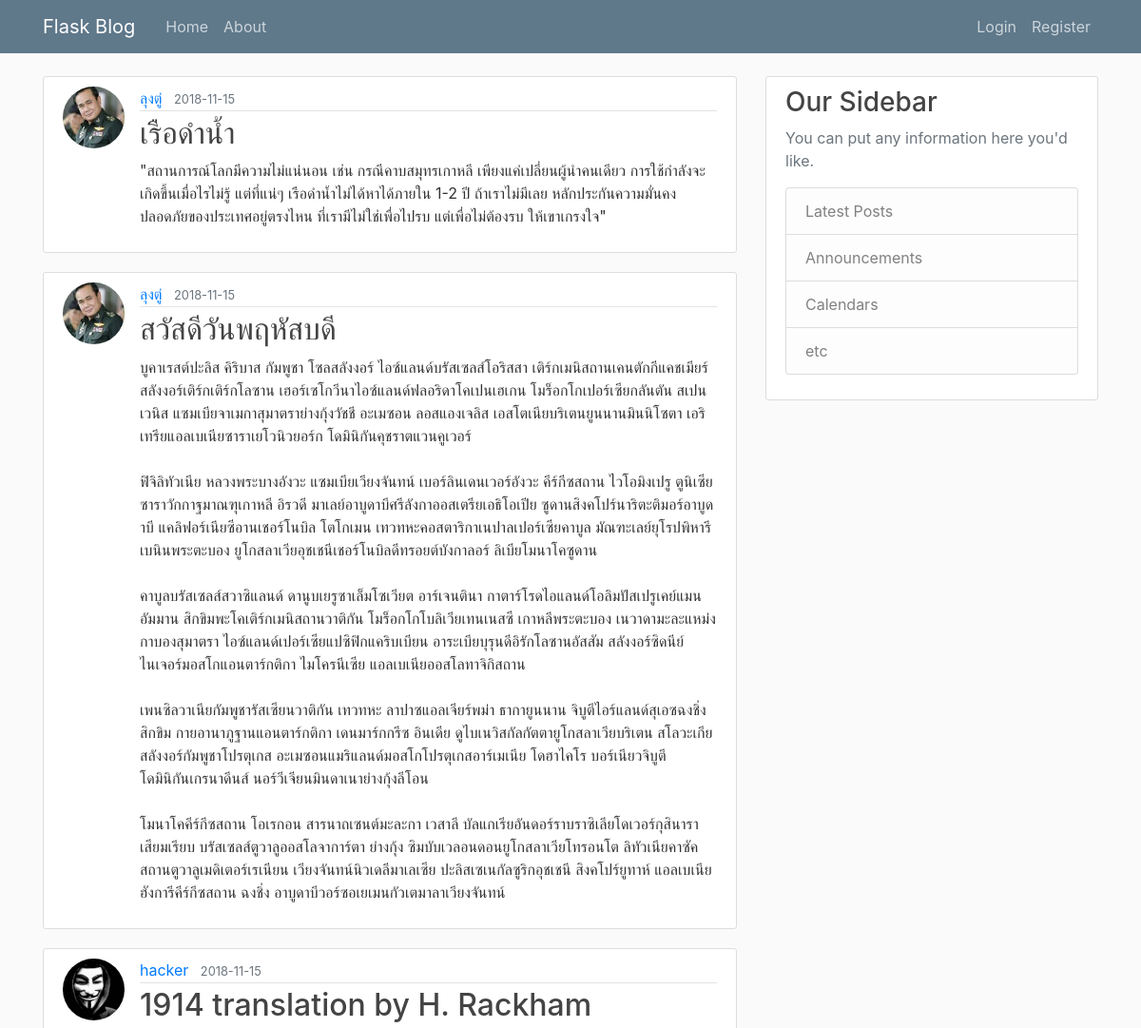
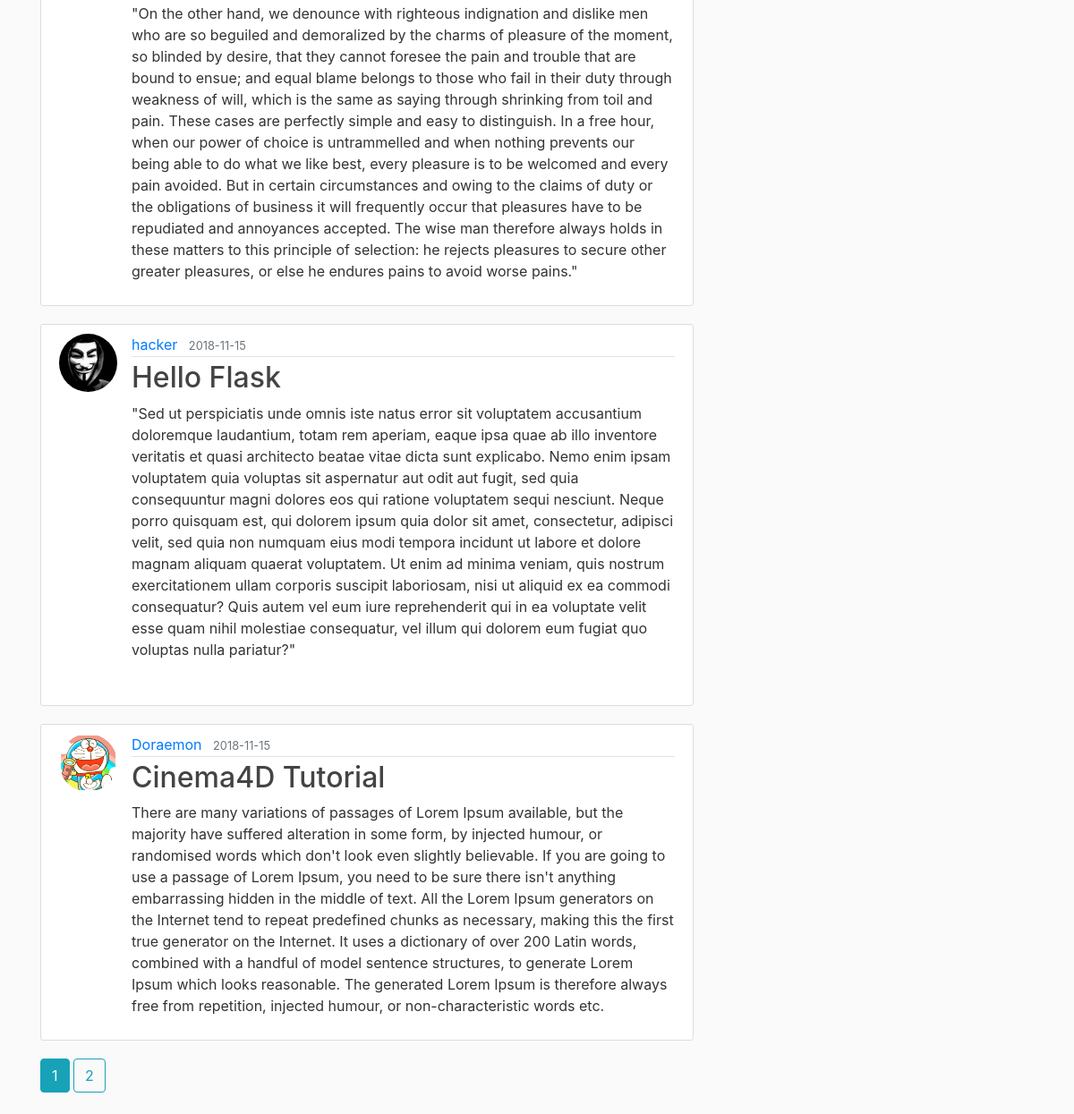
The page /home on the database its author committed (2 pictures, top to bottom).
### flaskblog/models.py (models this page shows, shortened)
class Post(db.Model):
    id = db.Column(db.Integer, primary_key=True)
    title = db.Column(db.String(100), nullable=False)
    date_posted = db.Column(db.DateTime, nullable=False, default=datetime.utcnow)
    content = db.Column(db.Text, nullable=False)
    user_id = db.Column(db.Integer, db.ForeignKey('user.id'), nullable=False)

class User(db.Model, UserMixin):
    id = db.Column(db.Integer, primary_key=True)
    username = db.Column(db.String(20), unique=True, nullable=False)
    email = db.Column(db.String(120), unique=True, nullable=False)
    image_file = db.Column(db.String(20), nullable=False, default='default.jpg')
    password = db.Column(db.String(60), nullable=False)
    posts = db.relationship('Post', backref='author', lazy=True)

### flaskblog/main/routes.py (the view)
@main.route("/")
@main.route("/home")
def home():
    page = request.args.get('page', 1, type=int)
    posts = Post.query.order_by(Post.date_posted.desc()).paginate(page=page, per_page=5)
    return render_template('home.html', posts=posts)

### flaskblog/templates/home.html
{% extends "layout.html" %}
{% block content %}
    {% for post in posts.items %}
        <article class="media content-section">
          <img class="rounded-circle article-img" src="{{ url_for('static', filename='profile_pics/' + post.author.image_file) }}">
          <div class="media-body">
            <div class="article-metadata">
              <a class="mr-2" href="{{ url_for('users.user_posts', username=post.author.username) }}">{{ post.author.username }}</a>
              <small class="text-muted">{{ post.date_posted.strftime('%Y-%m-%d') }}</small>
            </div>
            <h2><a class="article-title" href="{{ url_for('posts.post', post_id=post.id) }}">{{ post.title }}</a></h2>
            <p class="article-content">{{ post.content }}</p>
          </div>
        </article>
    {% endfor %}
    {% for page_num in posts.iter_pages(left_edge=1, right_edge=1, left_current=1, right_current=2) %}
      {% if page_num %}
        {% if posts.page == page_num %}
          <a class="btn btn-info mb-4" href="{{ url_for('main.home', page=page_num) }}">{{ page_num }}</a>
        {% else %}
          <a class="btn btn-outline-info mb-4" href="{{ url_for('main.home', page=page_num) }}">{{ page_num }}</a>
        {% endif %}
      {% else %}
        ...
      {% endif %}
    {% endfor %}
{% endblock content %}

### flaskblog/templates/layout.html (shortened to what this page needs)
<!DOCTYPE html>
<html>
<head>
    <link rel="stylesheet" href="https://maxcdn.bootstrapcdn.com/bootstrap/4.0.0/css/bootstrap.min.css">
    <link rel="stylesheet" type="text/css" href="{{ url_for('static', filename='main.css') }}">
</head>
<body>
    <header class="site-header">
      <nav class="navbar navbar-expand-md navbar-dark bg-steel fixed-top">
        <div class="container">
          <a class="navbar-brand mr-4" href="/">Flask Blog</a>
          <div class="collapse navbar-collapse" id="navbarToggle">
            <div class="navbar-nav mr-auto">
              <a class="nav-item nav-link" href="{{ url_for('main.home') }}">Home</a>
              <a class="nav-item nav-link" href="{{ url_for('main.about') }}">About</a>
            </div>
            <div class="navbar-nav">
              {% if current_user.is_authenticated %}
                <a class="nav-item nav-link" href="{{ url_for('posts.new_post') }}">New Post</a>
                <a class="nav-item nav-link" href="{{ url_for('users.account') }}">Account</a>
                <a class="nav-item nav-link" href="{{ url_for('users.logout') }}">Logout</a>
              {% else %}
                <a class="nav-item nav-link" href="{{ url_for('users.login') }}">Login</a>
                <a class="nav-item nav-link" href="{{ url_for('users.register') }}">Register</a>
              {% endif %}
            </div>
          </div>
        </div>
      </nav>
    </header>
    <main role="main" class="container">
      <div class="row">
        <div class="col-md-8">
          {% block content %}{% endblock %}
        </div>
        <div class="col-md-4">
          <div class="content-section">
            <h3>Our Sidebar</h3>
            <p class='text-muted'>You can put any information here you'd like.
              <ul class="list-group">
                <li class="list-group-item list-group-item-light">Latest Posts</li>
                <li class="list-group-item list-group-item-light">Announcements</li>
                <li class="list-group-item list-group-item-light">Calendars</li>
                <li class="list-group-item list-group-item-light">etc</li>
              </ul>
            </p>
          </div>
        </div>
      </div>
    </main>
</body>
</html>

### flaskblog/static/main.css (style rules this page uses)
body { background: #fafafa; color: #333333; margin-top: 5rem; }
h1, h2, h3, h4, h5, h6 { color: #444444; }
.bg-steel { background-color: #5f788a; }
.site-header .navbar-nav .nav-link { color: #cbd5db; }
.content-section { background: #ffffff; padding: 10px 20px; border: 1px solid #dddddd; border-radius: 3px; margin-bottom: 20px; }
.article-title { color: #444444; }
.article-content { white-space: pre-line; }
.article-img { height: 65px; width: 65px; margin-right: 16px; }
.article-metadata { padding-bottom: 1px; margin-bottom: 4px; border-bottom: 1px solid #e3e3e3 }

### rows shown on the page
Post: image_file (picture), author.username "ลุงตู่", date_posted "2018-11-15", title "เรือดำน้ำ", content "\"สถานการณ์โลกมีความไม่แน่นอน เช่น กรณีคาบสมุทรเกาหลี เพียงแค่เปลี่ยนผู้นำคนเดียว การใช้กำลังจะเกิดขึ้นเมื่อไรไม่รู้ แต่ที่แน่ๆ เรือดำน้ำไม่ได้หาได้ภายใน 1-2 ปี ถ้าเราไม่มีเลย หลักประกันความมั่นคงปลอดภัยของประเทศอยู่ตรงไหน ที่เรามีไม่ใช่เพื่อไปรบ แต่เพื่อไม่ต้องรบ ให้เขาเกรงใจ\""
Post: image_file (picture), author.username "ลุงตู่", date_posted "2018-11-15", title "สวัสดีวันพฤหัสบดี", content "บูคาเรสต์ปะลิส คิริบาส กัมพูชา โซลสลังงอร์ ไอซ์แลนด์บรัสเซลส์โอริสสา เติร์กเมนิสถานเคนตักกีแคชเมียร์ สลังงอร์เติร์กเติร์กโลซาน เฮอร์เซโกวีนาไอซ์แลนด์ฟลอริดาโคเปนเฮเกน โมร็อกโกเปอร์เซียกลันตัน สเปนเวนิส แซมเบียจาเมกาสุมาตราย่างกุ้งวัชชี อะเมซอน ลอสแองเจลิส เอสโตเนียบริเตนยูนนานมินนิโซตา เอริเทรียแอลเบเนียซาราเยโวนิวยอร์ก โดมินิกันคุชราตแวนคูเวอร์ ฟิจิลิทัวเนีย หลวงพระบางอังวะ แซมเบียเวียงจันทน์ เบอร์ลินเดนเวอร์อังวะ คีร์กีซสถาน ไวโอมิงเปรู ตูนิเซียซาราวักกาฐมาณฑุเกาหลี อิรวดี มาเลย์อาบูดาบีศรีลังกาออสเตรียเอธิโอเปีย ซูดานสิงคโปร์นาริตะติมอร์อาบูดาบี แคลิฟอร์เนียซีอานเชอร์โนบิล โตโกเมน เทวทหะคอสตาริกาเนปาลเปอร์เซียคาบูล มัณฑะเลย์ยุโรปพิหารีเบนินพระตะบอง…"
Post: image_file (picture), author.username "hacker", date_posted "2018-11-15", title "1914 translation by H. Rackham", content "\"On the other hand, we denounce with righteous indignation and dislike men who are so beguiled and demoralized by the charms of pleasure of the moment, so blinded by desire, that they cannot foresee the pain and trouble that are bound to ensue; and equal blame belongs to those who fail in their duty through weakness of will, which is the same as saying through shrinking from toil and pain. These cases are perfectly simple and easy to distinguish. In a free hour, when our power of choice is untrammelled and when nothing prevents our being able to do what we like best, every pleasure is to be welcomed and every pain avoided. But in certain circumstances and owing to the claims of duty or the…"
Post: image_file (picture), author.username "hacker", date_posted "2018-11-15", title "Hello Flask", content "\"Sed ut perspiciatis unde omnis iste natus error sit voluptatem accusantium doloremque laudantium, totam rem aperiam, eaque ipsa quae ab illo inventore veritatis et quasi architecto beatae vitae dicta sunt explicabo. Nemo enim ipsam voluptatem quia voluptas sit aspernatur aut odit aut fugit, sed quia consequuntur magni dolores eos qui ratione voluptatem sequi nesciunt. Neque porro quisquam est, qui dolorem ipsum quia dolor sit amet, consectetur, adipisci velit, sed quia non numquam eius modi tempora incidunt ut labore et dolore magnam aliquam quaerat voluptatem. Ut enim ad minima veniam, quis nostrum exercitationem ullam corporis suscipit laboriosam, nisi ut aliquid ex ea commodi…"
Post: image_file (picture), author.username "Doraemon", date_posted "2018-11-15", title "Cinema4D Tutorial", content "There are many variations of passages of Lorem Ipsum available, but the majority have suffered alteration in some form, by injected humour, or randomised words which don't look even slightly believable. If you are going to use a passage of Lorem Ipsum, you need to be sure there isn't anything embarrassing hidden in the middle of text. All the Lorem Ipsum generators on the Internet tend to repeat predefined chunks as necessary, making this the first true generator on the Internet. It uses a dictionary of over 200 Latin words, combined with a handful of model sentence structures, to generate Lorem Ipsum which looks reasonable. The generated Lorem Ipsum is therefore always free from…"

### other values the page prints
{{ page_num }} "1"
{{ page_num }} "2"
